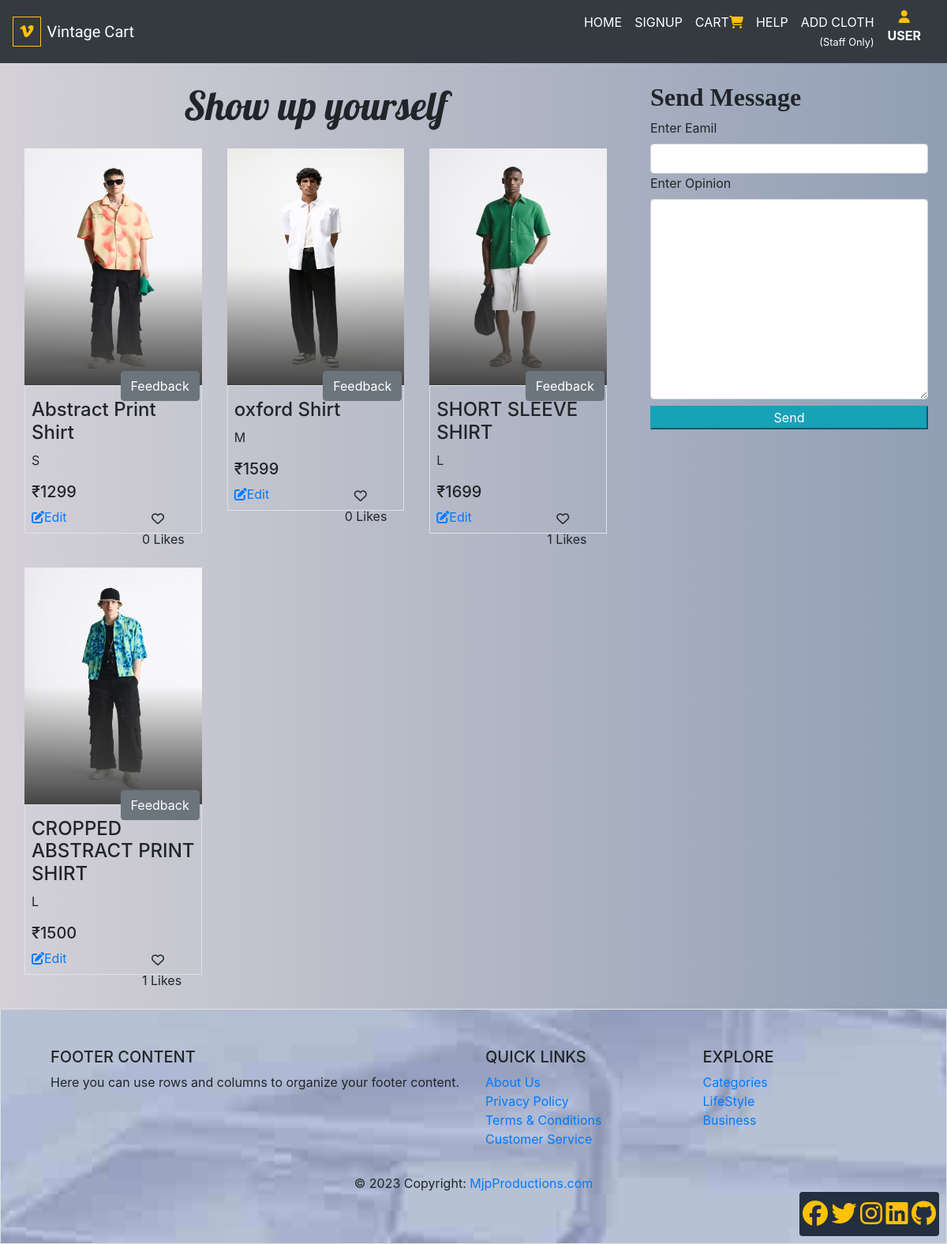
The page / on the database its author committed.
### product/models.py (models this page shows)
class ClothModel(models.Model):
    name = models.CharField(max_length=100)
    price = models.IntegerField()
    details = models.CharField(max_length=500)
    sizes = (
        ('S', 'S'),
        ('M', 'M'),
        ('L', 'L'),
        ('XL', 'XL')
    )
    size = models.CharField(max_length=100, choices=sizes)
    image = models.ImageField(upload_to='cloths')
    likes = models.ManyToManyField(User, related_name="pro_likes")
    def total_likes(self):
        return self.likes.count()
    def __str__(self):
        return self.name

### sellers/views.py (the view, shortened to what this page needs)
# urls.py: path('', Index.as_view(), name='index'),        # opening page
class Index(View):
    def get(slef, request, *args, **kwargs):
        user = request.user
        print(user)
        if user.id == None:
            form = MessageForm()
        elif user:
            form = MessageForm(initial={'email':user.email})
        form1 = FeedbackForm()
        data = ClothModel.objects.all()
        print(data)
        return render(request, "index.html", {'form':form, 'form1':form1, 'data':data, })

### sellers/forms.py
class MessageForm(forms.ModelForm):
    class Meta:
        model = MessageModel
        fields = ['email', 'message']
        widgets = {
            'email':forms.EmailInput(attrs={'class':'form-control'}),
            'message':forms.Textarea(attrs={'class':'form-control'})
        }

class FeedbackForm(forms.ModelForm):
    class Meta:
        model = FeedbackModel
        fields = ['title','feedback']
        widgets = {
            'title':forms.TextInput(attrs={'class':'form-control'}),
            'feedback':forms.Textarea(attrs={'class':'form-control'}),
        }

### staff/context_processor.py (called while the page is built)
def fun(request):
        users = User.objects.all()
        pros = ClothModel.objects.all()
        msgs = MessageModel.objects.all()
        feeds = FeedbackModel.objects.all()
        reports = Report.objects.all()
        return {"users":users, "pros":pros, "msgs":msgs, "feeds":feeds, "reports":reports}

### sellers/templates/index.html (shortened to what this page needs)
{% extends 'nav.html' %}
{% load static %}
{% block nav %}
<link rel="stylesheet" href="{% static 'css/index.css' %}">
    <main class="row flex-wrap my-5 m-auto">
      <div class="col-md-8">
        <h3 class="my-4 text-center" style="font-family: 'Lobster', cursive; font-size: 50px;">Show up yourself</h3>
        <div class="row m-0">
          {% for i in data %}
          <div class="items col-lg-4 col-6 px-3 mb-2">
            <div class="position-relative">
              <a href="{% url 'detail' i.id %}"><img src="{{i.image.url}}" alt="image" style="width:100%; height: 300px;" title="Click to Buy"></a>
              <a href="{% url 'detail' i.id %}"><div class="color-overlay position-absolute w-100" style="bottom: 0px; background:linear-gradient(to bottom, transparent, rgb(68, 67, 67));"></div></a>
            </div>
            <div class="p-2 border position-relative">
              <h4 class="mt-2">{{i.name}}</h4>
              <p>{{i.size}}</p>
              <h5>₹{{i.price}}</h5>
              <form action="{% url 'like' i.id %}" method="post" class="w-25 float-right">
                <div class="row d-flex align-items-start">
                  {% if request.user in i.likes.all %}
                  <button name="post_id" value="{{i.id}}" class="btn border-0"><i class="fa-regular fa-heart float-right text-danger" style="cursor: pointer;" title="UnLike"></i></button>
                  {% else %}
                  <button name="post_id" value="{{i.id}}" class="btn border-0"><i class="fa-regular fa-heart float-right" style="cursor: pointer;" title="Like"></i></button>
                  {% endif %}
                  <p>{{i.total_likes}} Likes</p>
                </div>
              </form>
              <a href="{% url 'update' i.id %}"><i class="fa-solid fa-pen-to-square"></i>Edit</a><br>
              <input type="button" onclick='switchVisible("{{i.id}}", "{{i.name}}")' class="feedbtn btn btn-secondary position-absolute" value="Feedback" style="top: -19px; right:2px;">
            </div>
          </div>
          {% endfor %}
        </div>
      </div>
      <div class="forms col-md-4 p-4">
        <div id="Div1">
          <form action="" method="post">
            <h2 style="font-family: Georgia, 'Times New Roman', Times, serif; font-weight:bold;" >Send Message</h2>
            <table>
              <div>
                <label for="{{form.email.id_for_label}}">Enter Eamil</label>
                {{form.email}}
              </div>
              <div>
                <label for="{{form.message.id_for_label}}">Enter Opinion</label>
                {{form.message}}
              </div>
            </table>
            <div class="my-2">
              <button class="btn-block btn-info" name="msgbtn" type="submit" onclick="alert('Thank u for ur message')">Send</button>
            </div>
          </form>
        </div>
      </div>
    </main>
    <div class="contact p-1 rounded" style="
              background-color:  #232F3E;
              position: fixed;
              bottom: 10px;
              right: 10px;">
            <a href=""><i class="fa-brands fa-facebook"></i></a>
            <a href=""><i class="fa-brands fa-twitter"></i></a>
            <a href=""><i class="fa-brands fa-instagram"></i></a>
            <a href=""><i class="fa-brands fa-linkedin"></i></a>
            <a href=""><i class="fa-brands fa-github"></i></a>
    </div>
{% endblock %}

### sellers/templates/nav.html (shortened to what this page needs)
{% load static %}
<!doctype html>
<html lang="en">
  <head>
    <link rel="stylesheet" type="icon" href="">
    <link rel="stylesheet" href="https://stackpath.bootstrapcdn.com/bootstrap/4.3.1/css/bootstrap.min.css">
  </head>
  <body>
    <header class="sticky-top">
        <nav class="navbar navbar-expand-md bg-dark">
            <a class="navbar-brand text-white" href="#" style="font-family: Satisfy;"><i class="fa-brands fa-vimeo-v border border-warning p-2 mr-2 text-warning"></i>Vintage Cart</a>
            <div class="collapse navbar-collapse justify-content-end" id="collapsibleNavbar">
              <ul class="navbar-nav text-right mr-2">
                <li class="nav-item">
                  <a class="nav-link" href="{% url 'index' %}">HOME</a>
                </li>
                <li class="nav-item">
                  <a class="nav-link" href="{% url 'ssignup' %}">SIGNUP</a>
                </li>
                <li class="nav-item">
                  <a class="nav-link" href="{% url 'cart' %}">CART<i class="fa-sharp fa-solid fa-cart-shopping text-warning"></i></a>
                </li>
                <li class="nav-item">
                  <a class="nav-link" href="#">HELP</a>
                </li>
                <li class="nav-item">
                  <a class="nav-link" href="{% url 'add' %}">ADD CLOTH <br><small>(Staff Only)</small></a>
                </li>
                <li class="nav-item dropdown">
                  <button type="button" class="btn btn-white p-0" data-toggle="dropdown">
                    <i class="fa-solid fa-user text-warning m-0" style="size: 50px;"></i>
                    {% if user.is_anonymous %}
                    <p class="nav-link font-weight-bold m-0 py-0" id="user">USER</p>
                    {% else %}
                    <p class="nav-link font-weight-bold m-0 py-0 capitalize" id="user">{{user}}</p>
                    {% endif %}
                  </button>
                </li>
              </ul>
            </div>
        </nav>
    </header>
    {% block nav %}
    {% endblock %}
    <footer class="page-footer font-small blue p-5 border border-top">
      <div class="container-fluid text-md-left;">
        <div class="row">
          <div class="col-md-6 mt-md-0 mt-3">
            <h5 class="text-uppercase">Footer Content</h5>
            <p>Here you can use rows and columns to organize your footer content.</p>
          </div>
          <div class="col-md-3 mb-md-0 mb-3">
            <h5 class="text-uppercase">Quick Links</h5>
            <ul class="list-unstyled">
              <li>
                <a href="#!">About Us</a>
              </li>
              <li>
                <a href="#!">Privacy Policy</a>
              </li>
              <li>
                <a href="#!">Terms & Conditions</a>
              </li>
              <li>
                <a href="#!">Customer Service</a>
              </li>
            </ul>
          </div>
          <div class="col-md-3 mb-md-0 mb-3">
            <h5 class="text-uppercase">Explore</h5>
            <ul class="list-unstyled">
              <li>
                <a href="#!">Categories</a>
              </li>
              <li>
                <a href="#!">LifeStyle</a>
              </li>
              <li>
                <a href="#!">Business</a>
              </li>
            </ul>
          </div>
        </div>
      </div>
      <div class="footer-copyright text-center py-3">© 2023 Copyright:
        <a href="/"> MjpProductions.com</a>
      </div>
    </footer>
  </body>
</html>

### sellers/templates/nav.html (style rules this page uses)
body { margin: 0; background: linear-gradient(to right, rgb(212, 209, 215), rgb(145, 158, 180)) }
.navbar-brand { font-family: 'Satisfy', cursive; }
.nav-link { color: white; }
.contact a { font-size: xx-large; color: #ffc107; }
.page-footer { background-image: url('/static/images/img_footer.jpg'); background-repeat: no-repeat; background-attachment: fixed; background-size: cover; background-position: center; }

### sellers/templates/index.html (style rules this page uses)
.color-overlay { height: 50%; }

### rows shown on the page
ClothModel: image (picture), name "Abstract Print Shirt", size "S", price "1299", total_likes "0"
ClothModel: image (picture), name "oxford Shirt", size "M", price "1599", total_likes "0"
ClothModel: image (picture), name "SHORT SLEEVE SHIRT", size "L", price "1699", total_likes "1"
ClothModel: image (picture), name "CROPPED ABSTRACT PRINT SHIRT", size "L", price "1500", total_likes "1"
